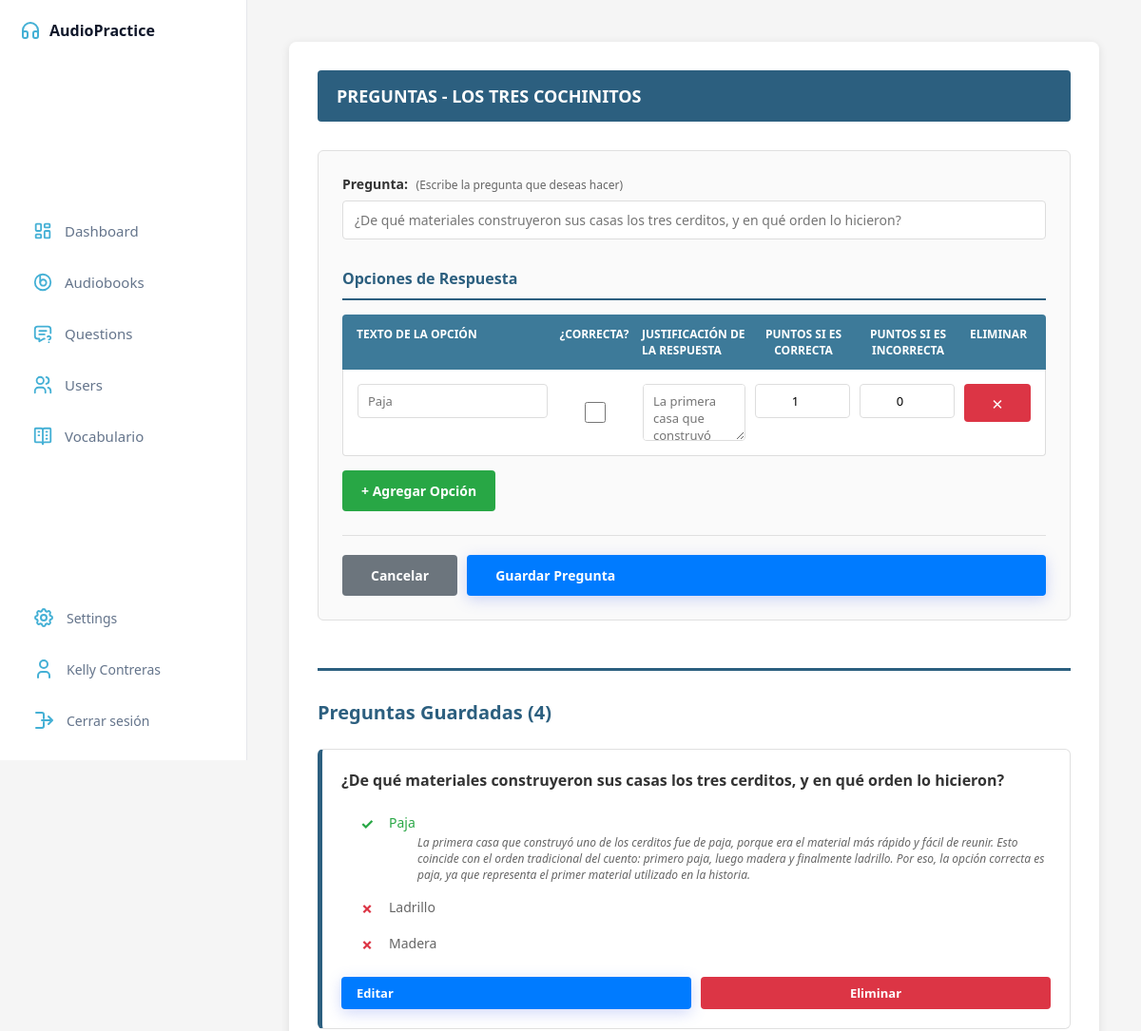
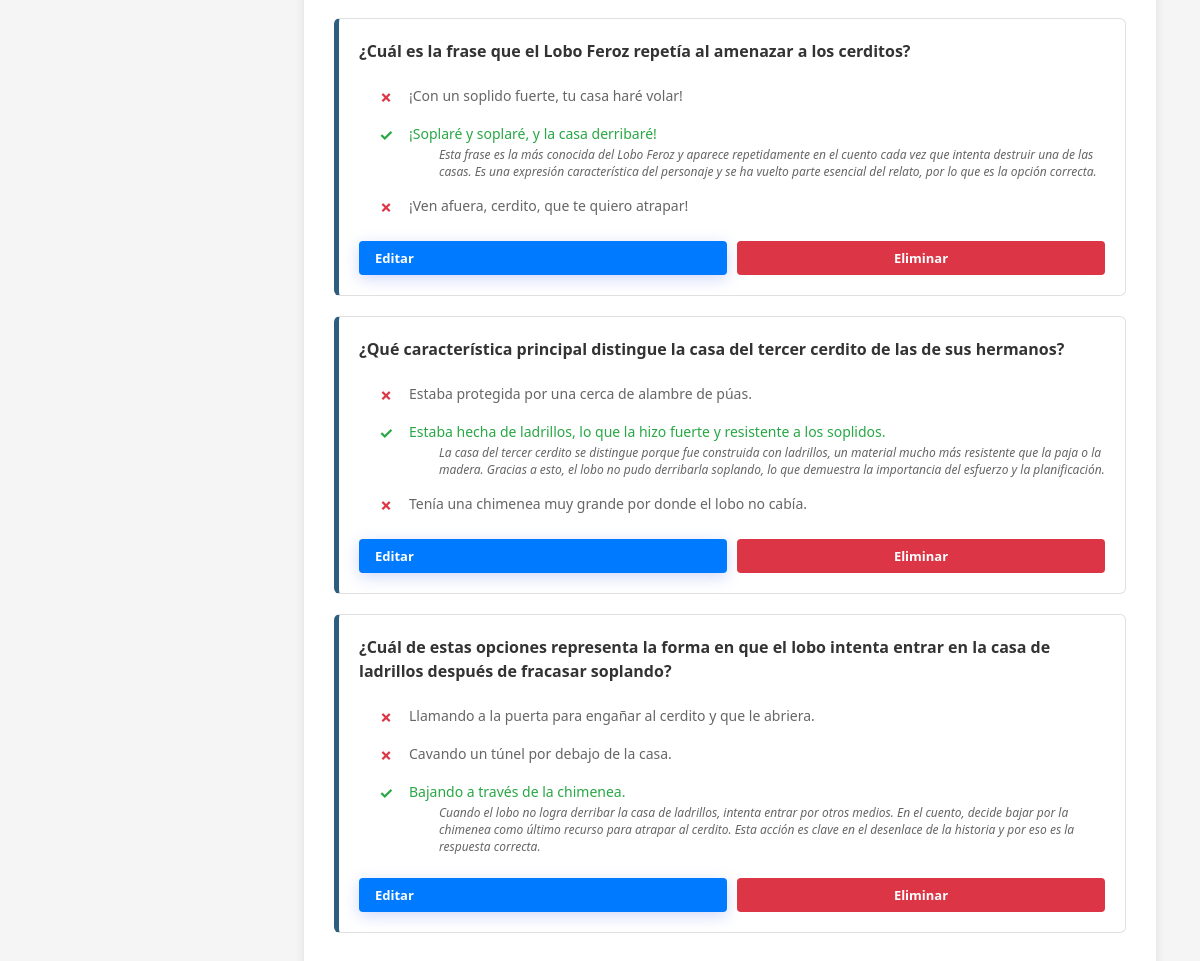
Screenshot of /audiobook/1/questions/ (signed in) with the database file from the repository (2 pictures, top to bottom).
### apps/audiobooks/models.py (models this page shows, shortened)
class Audiobook(models.Model):
    title = models.CharField(
        max_length=255,
        verbose_name="Título"
    )
    author_name = models.CharField(
        max_length=255,
        verbose_name="Autor"
    )
    cover_image = models.ImageField(
        upload_to="audiobooks/covers/",
        verbose_name="Portada"
    )
    audio_file = models.FileField(
        upload_to="audiobooks/audio/",
        verbose_name="Archivo de audio"
    )
    added_by = models.ForeignKey(
        User,
        on_delete=models.CASCADE,
        related_name="audiobooks_uploaded",
        verbose_name="Subido por"
    )
    created_at = models.DateTimeField(
        auto_now_add=True,
        verbose_name="Fecha de creación"
    )

class Questions(models.Model):
    audiobooks = models.ForeignKey(
        Audiobook,
        on_delete=models.CASCADE,
        related_name="questions",
        verbose_name="Audiolibro"
    )
    text = models.CharField(max_length=500, verbose_name="Texto de la pregunta")
    created_at = models.DateTimeField(auto_now_add=True)
    class Meta:
        verbose_name = "Pregunta"
        verbose_name_plural = "Preguntas"

class AnswerOption(models.Model):
    question = models.ForeignKey(
        Questions,
        on_delete=models.CASCADE,
        related_name="options",
        verbose_name="Pregunta"
    )
    text = models.CharField(max_length=300, verbose_name="Texto de la opción")
    is_correct = models.BooleanField(default=False, verbose_name="¿Correcta?")
    justification = models.TextField(
        blank=True,
        null=True,
        verbose_name="Justificación de la respuesta"
    )
    points_if_correct = models.IntegerField(default=1, verbose_name="Puntos si es correcta")
    points_if_wrong = models.IntegerField(default=0, verbose_name="Puntos si es incorrecta")
    class Meta:
        verbose_name = "Opción de respuesta"
        verbose_name_plural = "Opciones de respuesta"

### apps/audiobooks/views.py (the view)
# urls.py: path('audiobook/<int:audiobook_id>/questions/', views.manage_questions, name='manage_questions'),
@login_required
def manage_questions(request, audiobook_id):
    audiobook = get_object_or_404(Audiobook, id=audiobook_id, added_by=request.user)
    questions = Questions.objects.filter(audiobooks=audiobook).prefetch_related('options')
    context = {
        'audiobook': audiobook,
        'questions': questions,
    }
    return render(request, 'administrador/Questions/crear_preguntas.html', context)

### templates/administrador/Questions/crear_preguntas.html (shortened to what this page needs)
{% extends 'administrador/inicio_administrador.html' %}
{% load static %}
{% block css %}
{{ block.super }}
<link rel="stylesheet" href="{% static 'css/style_administrador/crear_preguntas.css'%}">
{% endblock %}
{% block content %}
<div class="container">
    <div class="header">
        <h1>Preguntas - {{ audiobook.title }}</h1>
    </div>
    <div class="question-form">
        <form id="questionForm">
            <div class="form-group">
                <label for="question_text">
                    Pregunta:
                    <span class="label-info">(Escribe la pregunta que deseas hacer)</span>
                </label>
                <input type="text" id="question_text" name="question_text"
                    placeholder="¿De qué materiales construyeron sus casas los tres cerditos, y en qué orden lo hicieron?"
                    required>
            </div>
            <div class="options-section">
                <h3 class="options-section-title">Opciones de Respuesta</h3>
                <div class="options-header">
                    <div>Texto de la Opción</div>
                    <div style="text-align: center;">¿Correcta?</div>
                    <div>Justificación de la Respuesta</div>
                    <div style="text-align: center;">Puntos si es Correcta</div>
                    <div style="text-align: center;">Puntos si es Incorrecta</div>
                    <div style="text-align: center;">Eliminar</div>
                </div>
                <div class="options-container">
                    <div id="options-container">
                    </div>
                </div>
                <button type="button" class="btn-add-option" onclick="addOption()">
                    + Agregar Opción
                </button>
            </div>
            <div class="actions">
                <button type="button" class="btn btn-secondary" onclick="resetForm()">
                    Cancelar
                </button>
                <button type="submit" class="btn btn-primary">
                    Guardar Pregunta
                </button>
            </div>
        </form>
    </div>
    <div class="questions-list">
        <h2 class="questions-list-title">Preguntas Guardadas ({{ questions.count }})</h2>
        <div id="questions-list-container">
            {% if questions %}
            {% for question in questions %}
            <div class="question-item" data-question-id="{{ question.id }}">
                <h3>{{ question.text }}</h3>
                <div class="options">
                    {% for option in question.options.all %}
                    <div class="option {% if option.is_correct %}correct{% else %}incorrect{% endif %}">
                        <span class="icon">{% if option.is_correct %}✓{% else %}✗{% endif %}</span>
                        <div>
                            <div>{{ option.text }}</div>
                            {% if option.justification %}
                            <div class="option-justification">{{ option.justification }}</div>
                            {% endif %}
                        </div>
                    </div>
                    {% endfor %}
                </div>
                <div class="actions">
                    <button class="btn btn-primary" data-question-id="{{ question.id }}" onclick="editQuestion(this)">
                        Editar
                    </button>
                    <button class="btn btn-remove" data-question-id="{{ question.id }}" onclick="deleteQuestion(this)">
                        Eliminar
                    </button>
                </div>
            </div>
            {% endfor %}
            {% endif %}
        </div>
    </div>
</div>
{% endblock %}

### templates/administrador/sidebar_administrador.html (shortened to what this page needs)
<div class="sidebar-top">
    <div class="brand">
        <span>AudioPractice</span>
    </div>
</div>
<nav class="menu">
    <a href="{% url 'administrador' %}">
        Dashboard
    </a>
    <a href="{% url 'nuevo_audiolibro' %}">
        Audiobooks
    </a>
    <a href="{% url 'mis_audiolibros' %}">
        Questions
    </a>
    <a href="{% url 'usuarios' %}">
        Users
    </a>
    <a href="{% url 'lista_vocabulario' %}">
        Vocabulario
    </a>
</nav>
<div class="sidebar-bottom">
    <a href="{% url 'settings' %}">
        Settings
    </a>
    <a href="#">
        {{ request.user.get_full_name|default:request.user.username }}
    </a>
    <a href="{% url 'logout' %}">
        <svg xmlns="http://www.w3.org/2000/svg" width="24" height="24" viewBox="0 0 24 24" fill="none" stroke="#44b0d5"
            stroke-width="2" stroke-linecap="round" stroke-linejoin="round">
            <path d="M10 12h10" />
            <path d="M17 8l4 4l-4 4" />
            <path d="M4 4h6a2 2 0 0 1 2 2v4" />
            <path d="M12 14v4a2 2 0 0 1 -2 2h-6" />
        </svg>
        Cerrar sesión
    </a>
</div>

### static/css/style_administrador/inicio.css (style rules this page uses)
* { margin: 0; padding: 0; box-sizing: border-box; font-family: system-ui, -apple-system, BlinkMacSystemFont, sans-serif; }
body { background: #f8fafc; color: #0f172a; display: flex; min-height: 100vh; }
.sidebar-top { display: flex; align-items: center; gap: 12px; }
.brand { display: flex; align-items: center; gap: 8px; font-weight: 700; font-size: 16px; }
.menu { display: flex; flex-direction: column; gap: 8px; margin-top: 30px; }
.menu a { display: flex; align-items: center; gap: 12px; text-decoration: none; color: #64748b; padding: 12px 14px; border-radius: 10px; font-size: 15px; font-weight: 500; transition: background 0.2s, color 0.2s; }
.menu a svg { width: 22px; height: 22px; flex-shrink: 0; }
.sidebar-bottom { display: flex; flex-direction: column; gap: 10px; font-size: 14px; }
.sidebar-bottom a { display: flex; align-items: center; gap: 12px; text-decoration: none; color: #64748b; padding: 10px 14px; border-radius: 10px; transition: background 0.2s, color 0.2s; }
.btn-primary { background: #2563eb; border: none; padding: 14px; width: 100%; border-radius: 14px; color: #ffffff; font-size: 16px; font-weight: 600; cursor: pointer; transition: background 0.2s; }
.btn-primary { display: inline-flex; align-items: center; gap: 10px; padding: 15px 30px; background: linear-gradient(135deg, #667eea 0%, #764ba2 100%); color: white; border: none; border-radius: 8px; font-size: 16px; font-weight: 600; cursor: pointer; text-decoration: none; transition: all 0.3s; box-shadow: 0 4px 15px rgba(102, 126, 234, 0.3); }

### rows the page displays
Audiobook: title "LOS TRES COCHINITOS"
Questions: text "¿De qué materiales construyeron sus casas los tres cerditos, y en qué orden lo hicieron?"
AnswerOption: text "Paja", justification "La primera casa que construyó uno de los cerditos fue de paja, porque era el material más rápido y fácil de reunir. Esto coincide con el orden tradicional del cuento: primero paja, luego madera y finalmente ladrillo. Por eso, la opción correcta es paja, ya que representa el primer material utilizado en la historia."
AnswerOption: text "Ladrillo"
AnswerOption: text "Madera"
Questions: text "¿Cuál es la frase que el Lobo Feroz repetía al amenazar a los cerditos?"
AnswerOption: text "¡Con un soplido fuerte, tu casa haré volar!"
AnswerOption: text "¡Soplaré y soplaré, y la casa derribaré!", justification "Esta frase es la más conocida del Lobo Feroz y aparece repetidamente en el cuento cada vez que intenta destruir una de las casas. Es una expresión característica del personaje y se ha vuelto parte esencial del relato, por lo que es la opción correcta."
AnswerOption: text "¡Ven afuera, cerdito, que te quiero atrapar!"
Questions: text "¿Qué característica principal distingue la casa del tercer cerdito de las de sus hermanos?"
AnswerOption: text "Estaba protegida por una cerca de alambre de púas."
AnswerOption: text "Estaba hecha de ladrillos, lo que la hizo fuerte y resistente a los soplidos.", justification "La casa del tercer cerdito se distingue porque fue construida con ladrillos, un material mucho más resistente que la paja o la madera. Gracias a esto, el lobo no pudo derribarla soplando, lo que demuestra la importancia del esfuerzo y la planificación."
AnswerOption: text "Tenía una chimenea muy grande por donde el lobo no cabía."
Questions: text "¿Cuál de estas opciones representa la forma en que el lobo intenta entrar en la casa de ladrillos después de fracasar soplando?"
AnswerOption: text "Llamando a la puerta para engañar al cerdito y que le abriera."
AnswerOption: text "Cavando un túnel por debajo de la casa."
AnswerOption: text "Bajando a través de la chimenea.", justification "Cuando el lobo no logra derribar la casa de ladrillos, intenta entrar por otros medios. En el cuento, decide bajar por la chimenea como último recurso para atrapar al cerdito. Esta acción es clave en el desenlace de la historia y por eso es la respuesta correcta."

### other values shown
{{ request.user.get_full_name|default:request.user.username }} "Kelly Contreras"
{{ questions.count }} "4"
